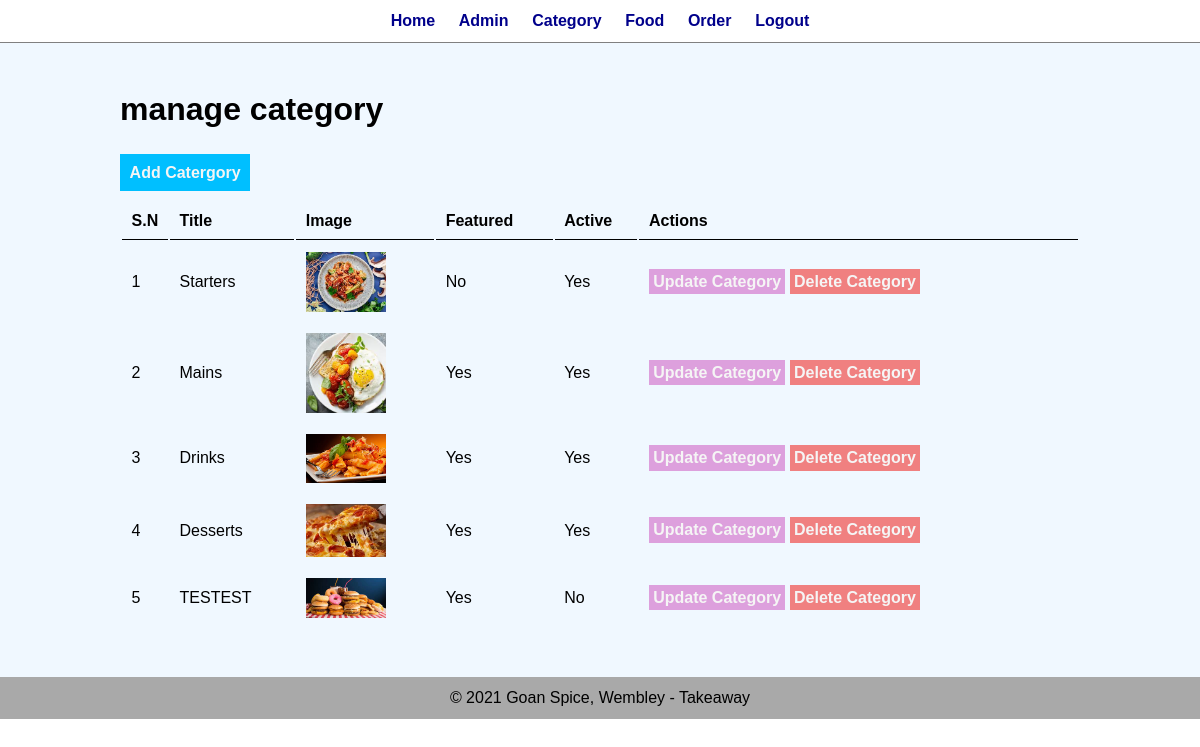
The app's page /admin/manage-category.php (signed in) with its own data.
### tables this page shows
CREATE TABLE `tbl_category` (
  `id` int(11) UNSIGNED NOT NULL,
  `title` varchar(100) NOT NULL,
  `image_name` varchar(255) NOT NULL,
  `featured` varchar(11) NOT NULL,
  `active` varchar(11) NOT NULL
);

### admin/manage-category.php (the view, shortened to what this page needs)
<html>
    <head>
<link rel="stylesheet" href="../css/admin.css">
    </head>
    <body>
<div class="menu text-center">
    <div class="wrapper">
      <ul>
          <li><a href="index.php">Home</a></li>
          <li><a href="manage-admin.php">Admin</a></li>
          <li><a href="manage-category.php">Category</a></li>
          <li><a href="manage-food.php">Food</a></li>
          <li><a href="manage-order.php">Order</a></li>
          <li><a href="logout.php">Logout</a></li>
      </ul>
    </div>
    </div>
<div class="main-content">
    <div class="wrapper">
      <h1>manage category</h1>
        <br>
        <?php
      include('../config/constants.php');
        ?>
       <br>
        <a href="<?php echo SITEURL; ?>admin/add-category.php" class="btn-primary">Add Catergory</a>
        <br>
        <br>
         <table class="tbl-full">
        <tr>
             <th>S.N</th>
             <th>Title</th>
             <th>Image</th>
             <th>Featured</th>
             <th>Active</th>
             <th>Actions</th>
        </tr>
             <?php
             $sql = "SELECT * FROM tbl_category";
             $res = mysqli_query($conn, $sql);
             $count = mysqli_num_rows($res);
             $sn=1;
             if($count>0)
             {
                 while($row=mysqli_fetch_assoc($res))
                 {
                     $id = $row['id'];
                     $title = $row['title'];
                     $image_name = $row['image_name'];
                     $featured = $row['featured'];
                     $active = $row['active'];
                     ?>
             <tr>
            <td><?php echo $sn++; ?></td>
            <td><?php echo $title; ?></td>
            <td>
                <?php
                     if($image_name!="")
                     {
                         ?>
                <img src="<?php echo SITEURL; ?>images/category/<?php echo $image_name; ?>" width="80px">
                         <?php
                     }
                     else
                     {
                         echo "<div class='error'>No image added</div>";
                     }
                ?>
            </td>
            <td><?php echo $featured; ?></td>
             <td><?php echo $active; ?></td>
            <td>
                <a href="<?php echo SITEURL; ?>admin/update-category.php?id=<?php echo $id; ?>" class="btn-secondary">Update Category</a>
                <a href="<?php echo SITEURL; ?>admin/delete-category.php?id=<?php echo $id; ?>&image_name=<?php echo $image_name; ?>;" class="btn-danger">Delete Category</a>
            </td>
        </tr>
                     <?php
                 }
             }
             else
             {
                 ?>
             <tr>
                <td colspan="6"><div class="error">No category added</div></td>
             </tr>
                <?php
             }
             ?>
        </table>
    </div>
</div>
<div class="footer">
   <div class="wrapper">
    <p class="text-center"> &copy; 2021 Goan Spice, Wembley - Takeaway</p>
    </div>
</div>
    </body>
</html>

### css/admin.css (style rules this page uses)
* { margin: 0; padding: 0; font-family: Arial, Helvetica, sans-serif; }
.wrapper { padding: 1%; width: 80%; margin: 0 auto; }
.text-center { text-align: center; }
.tbl-full { width: 100%; }
table tr th { border-bottom: 1px solid black; padding: 1%; text-align: left; }
table tr td { padding: 1%; }
.btn-primary { background-color: deepskyblue; padding: 1%; color: whitesmoke; text-decoration: none; font-weight: bold; }
.btn-secondary { background-color: plum; padding: 1%; color: whitesmoke; text-decoration: none; font-weight: bold; }
.btn-danger { background-color: lightcoral; padding: 1%; color: whitesmoke; text-decoration: none; font-weight: bold; }
.menu { border-bottom: 1px solid grey; }
.menu ul { list-style: none; }
.menu ul li { display: inline; padding: 1%; }
.menu ul li a { text-decoration: none; font-weight: bold; color: darkblue; }
.main-content { background-color: aliceblue; padding: 3% 0; }
.footer { background-color: darkgray; }

### records on screen
tbl_category: title "Starters", image_name (picture), featured "No", active "Yes"
tbl_category: title "Mains", image_name (picture), featured "Yes", active "Yes"
tbl_category: title "Drinks", image_name (picture), featured "Yes", active "Yes"
tbl_category: title "Desserts", image_name (picture), featured "Yes", active "Yes"
tbl_category: title "TESTEST", image_name (picture), featured "Yes", active "No"
